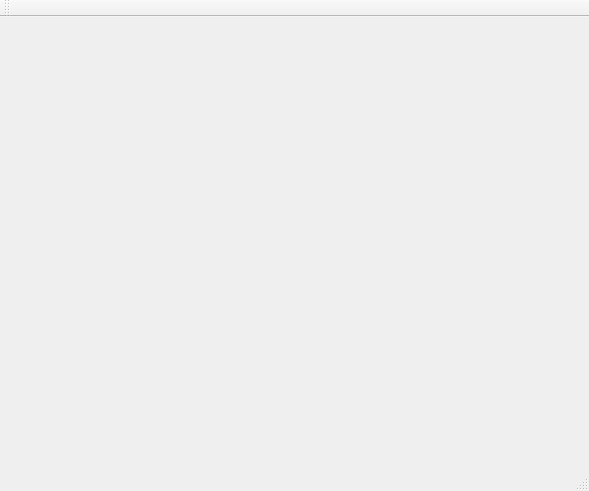
<?xml version="1.0" encoding="UTF-8"?>
<ui version="4.0">
 <class>visit_graghClass</class>
 <widget class="QMainWindow" name="visit_graghClass">
  <property name="geometry">
   <rect>
    <x>0</x>
    <y>0</y>
    <width>589</width>
    <height>491</height>
   </rect>
  </property>
  <property name="windowTitle">
   <string>visit_gragh</string>
  </property>
  <widget class="QWidget" name="centralWidget"/>
  <widget class="QMenuBar" name="menuBar">
   <property name="geometry">
    <rect>
     <x>0</x>
     <y>0</y>
     <width>589</width>
     <height>26</height>
    </rect>
   </property>
  </widget>
  <widget class="QToolBar" name="mainToolBar">
   <attribute name="toolBarArea">
    <enum>TopToolBarArea</enum>
   </attribute>
   <attribute name="toolBarBreak">
    <bool>false</bool>
   </attribute>
  </widget>
  <widget class="QStatusBar" name="statusBar"/>
 </widget>
 <layoutdefault spacing="6" margin="11"/>
 <resources>
  <include location="visit_gragh.qrc"/>
 </resources>
 <connections/>
</ui>
